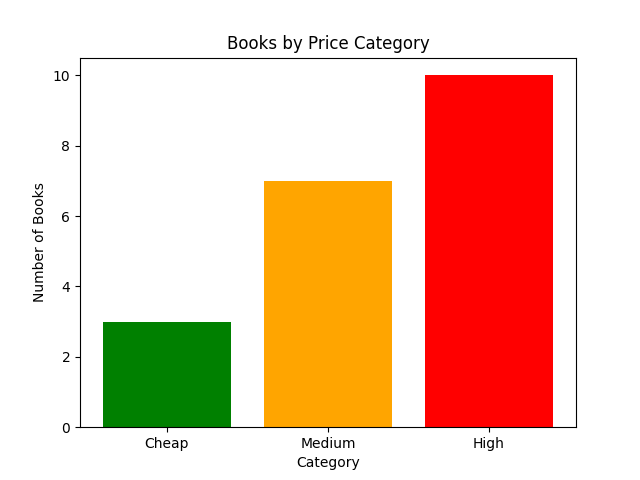

Source code (Python):
import matplotlib.pyplot as plt
import pandas as pd


df = pd.read_excel(r"C:\Users\Owner\AppData\Roaming\JetBrains\PyCharmCE2025.1\scratches\sorted_books.xlsx")


cheap = len(df[df["CATEGORY"]== "cheap"] )
medium = len(df[df["CATEGORY"]== "medium"])
high = len(df[df["CATEGORY"]== "high"] )

categories = ["Cheap", "Medium", "High"]
counts = [3, 7, 10]

plt.bar(categories, counts, color=["green", "orange", "red"])
plt.title("Books by Price Category")
plt.xlabel("Category")
plt.ylabel("Number of Books")

plt.savefig("book_chart.png")
plt.show()
